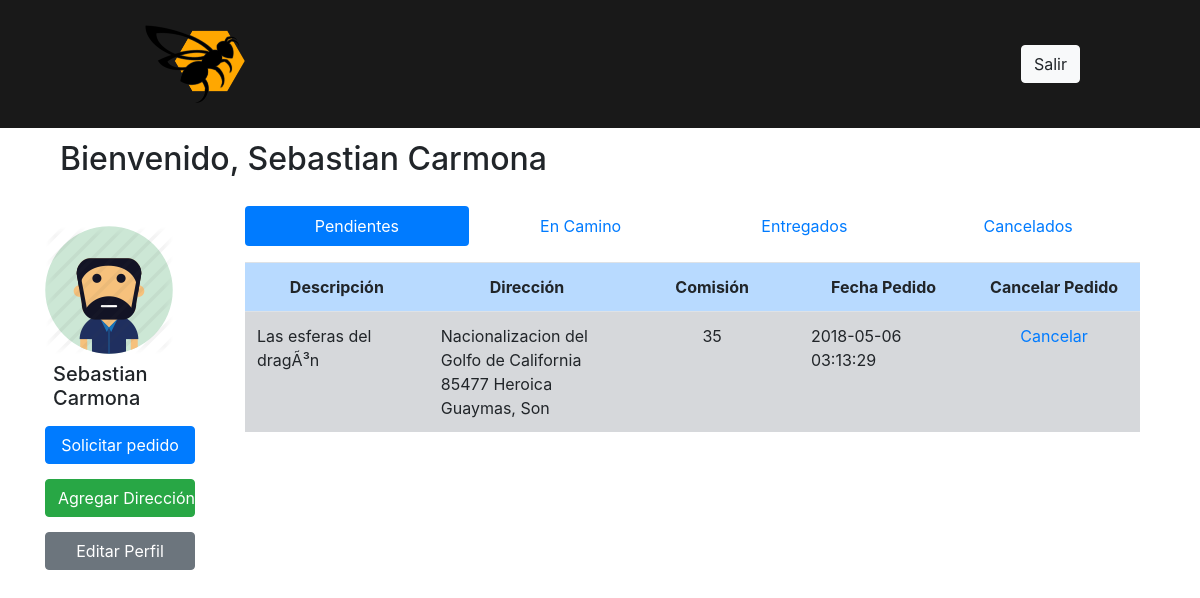
The app's page /home.php (signed in), older data.
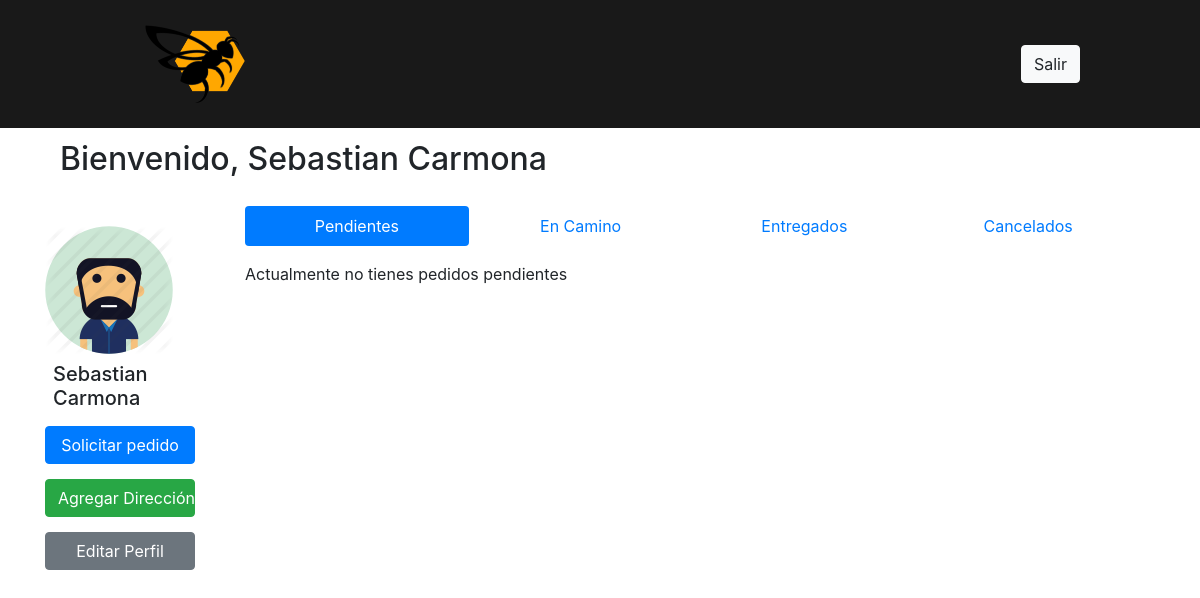
The same page, newer data.
### tables this page shows
CREATE TABLE `envio` (
  `id` int(11) NOT NULL,
  `user_id` int(11) NOT NULL,
  `paquete_id` int(11) NOT NULL,
  `repartidor_id` int(11) DEFAULT NULL,
  `pago` varchar(10) DEFAULT NULL,
  `detalle` varchar(200) NOT NULL,
  `estado` enum('Solicitado','En camino','Entregado','Cancelado') NOT NULL DEFAULT 'Solicitado',
  `direccion_envio` int(11) NOT NULL,
  `fecha_pedido` datetime NOT NULL DEFAULT CURRENT_TIMESTAMP,
  `fecha_en_camino` datetime NOT NULL DEFAULT '0000-00-00 00:00:00' ON UPDATE CURRENT_TIMESTAMP,
  `fecha_entregado` datetime NOT NULL DEFAULT '0000-00-00 00:00:00' ON UPDATE CURRENT_TIMESTAMP,
  `fecha_cancelado` datetime NOT NULL DEFAULT CURRENT_TIMESTAMP
);

CREATE TABLE `paquete` (
  `id` int(11) NOT NULL,
  `contenido` varchar(100) NOT NULL,
  `valor` varchar(10) DEFAULT NULL
);

CREATE TABLE `direccion` (
  `id` int(11) NOT NULL,
  `user_id` int(11) NOT NULL,
  `name` varchar(60) NOT NULL,
  `address` varchar(80) NOT NULL,
  `lat` float(10,6) NOT NULL,
  `lng` float(10,6) NOT NULL,
  `type` varchar(30) NOT NULL
);

### includes/member_page.php (the view, shortened to what this page needs)
<?php
include "php/conexion.php";
$sql= "select * from user where id = \"$_SESSION[user_id]\"";
$query = $con->query($sql);
while($datos=$query->fetch_array()){
    $nombreCompleto = $datos["fullname"];
}
$sql2 = "select envio.id, paquete.contenido, direccion.address, envio.pago, envio.fecha_pedido
    FROM (( envio
    INNER JOIN paquete ON envio.paquete_id = paquete.id && envio.user_id = \"$_SESSION[user_id]\" && envio.estado = 'Solicitado')
    INNER JOIN direccion ON envio.direccion_envio = direccion.id)
    ORDER BY `envio`.`fecha_pedido` DESC";
$query2 = $con->query($sql2);
?>
<div class="container">
    <div class="row" style="padding-top:20px">
        <div class="col-2">
            <div class="row">
                <img style="padding-top:20px" src="./img/user_man.png" alt="Imagen de Usuario">
            </div>
            <div class="row">
                <p class="h5 p-2"><?php echo $nombreCompleto;?></p>
            </div>
            <div class="row">
                <button type="button" style="width:150px" class="btn btn-primary"
                data-toggle="modal" data-target="#exampleModal">Solicitar pedido</button>
            </div>
            <div class="row" style="padding-top:15px">
                <button type="button" style="width:150px" class="btn btn-success" data-toggle="modal" data-target="#exampleModal2">
                Agregar Dirección
                </button>
            </div>
            <div class="row" style="padding-top:15px">
                <a href="./editar_usuario.php?id=<?php echo $_SESSION["user_id"]?>"><button style="width:150px" type="button"
                class="btn btn-secondary">Editar Perfil</button></a>
            </div>
        </div>
        <div class="col">
<ul class="nav nav-pills mb-3 nav-justified" id="pills-tab" role="tablist">
  <li class="nav-item">
    <a class="nav-link active" id="pills-home-tab" data-toggle="pill" href="#pills-home"
    role="tab" aria-controls="pills-home" aria-selected="true">Pendientes</a>
  </li>
  <li class="nav-item">
    <a class="nav-link" id="pills-profile-tab" data-toggle="pill" href="#pills-profile"
    role="tab" aria-controls="pills-profile" aria-selected="false">En Camino</a>
  </li>
  <li class="nav-item">
    <a class="nav-link" id="pills-contact-tab" data-toggle="pill" href="#pills-contact"
    role="tab" aria-controls="pills-contact" aria-selected="false">Entregados</a>
  </li>
  <li class="nav-item">
    <a class="nav-link" id="pills-cancelado-tab" data-toggle="pill" href="#pills-cancelado"
    role="tab" aria-controls="pills-cancelado" aria-selected="false">Cancelados</a>
  </li>
</ul>
<div class="tab-content" id="pills-tabContent">
  <div class="tab-pane fade show active" id="pills-home" role="tabpanel" aria-labelledby="pills-home-tab">
    <?php
        $resultado = mysqli_query($con, $sql2) or die (mysqli_error($con));
        $id_resultado = mysqli_fetch_array($resultado, MYSQLI_ASSOC);
        $id = $id_resultado['contenido'];
    if($id==null){
        echo "<p>Actualmente no tienes pedidos pendientes</p>";
    }else{
        ?>
    <table class="table" id="example" class="table table-striped table-bordered" style="width:100%">
                <tbody>
                    <tr>
                        <th style="width:250px" class="table-primary text-center" scope="row">Descripción</th>
                        <th style="width:250px" class="table-primary text-center" scope="row">Dirección</th>
                        <th style="width:250px" class="table-primary text-center" scope="row">Comisión</th>
                        <th style="width:250px" class="table-primary text-center" scope="row">Fecha Pedido</th>
                        <th style="width:250px" class="table-primary text-center" scope="row">Cancelar Pedido</th>
                    </tr>
                    <tr>
                    <?php
                        while($datos_pendientes=$query2->fetch_array()){
                        ?>
                        <td class="table-secondary"><?php echo $datos_pendientes['contenido']?></td>
                        <td class="table-secondary"><?php echo $datos_pendientes['address']?></td>
                        <td class="table-secondary text-center"><?php echo $datos_pendientes['pago']?></td>
                        <td class="table-secondary"><?php echo $datos_pendientes['fecha_pedido']?></td>
                        <td class="table-secondary text-center"><a href="php/cancelar_pedido.php?id=<?php echo $datos_pendientes['id']?>">Cancelar</a></td>
                        </tr>
                        <?php
                        }
                        ?>
                </tbody>
            </table>
            <?php
            }
            ?>
  </div>
</div>
        </div>
    </div>
</div>

Row changes from the older to the newer data that the page shows:
removed envio: paquete.contenido "Las esferas del dragÃ³n", direccion_envio.address "Nacionalizacion del Golfo de California 85477 Heroica Guaymas, Son", pago "35", fecha_pedido "2018-05-06 03:13:29"
Text that changed along with them:
text no longer shown: "Descripción Dirección Comisión Fecha Pedido Cancelar Pedido"
text now shown: "Actualmente no tienes pedidos pendientes"
